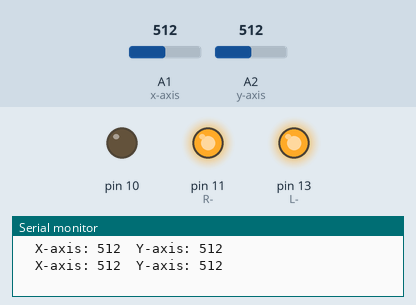
Simulated run of this sketch. Board: Arduino Uno, built with avr-gcc and run on an emulated ATmega328P. On the bench: output pins drawn as LEDs (lit = HIGH), the last lines printed to the serial monitor. The test bench sets the inputs (shaded band); at power-on: A1 (x-axis) = 512, A2 (y-axis) = 512. Pins used as bus, display or sensor lines are not drawn.

Above: at 1.8 s.
1.9 s: A1 (x-axis) set to 340
At 3.5 s:
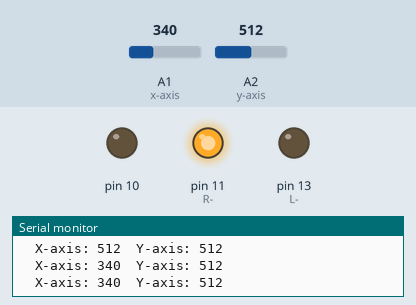
4.5 s: A2 (y-axis) set to 358
7.2 s: A2 (y-axis) set to 333
At 9.5 s:
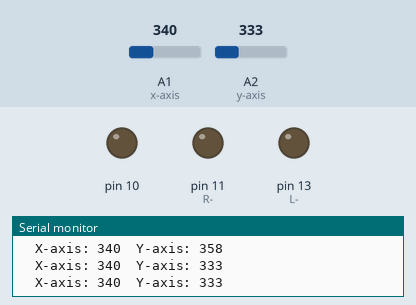
10.5 s: A1 (x-axis) set to 307
13.2 s: A1 (x-axis) set to 288
At 15.4 s:
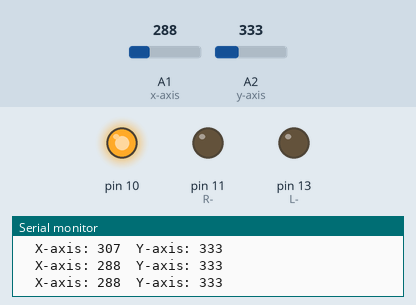
16.5 s: A2 (y-axis) set to 312
19.2 s: A2 (y-axis) set to 290
At 21.4 s:
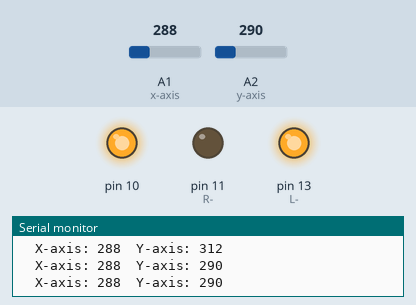
Timing chart, 0 to 22.9 s (numbered marks = the images above; inputs shaded):
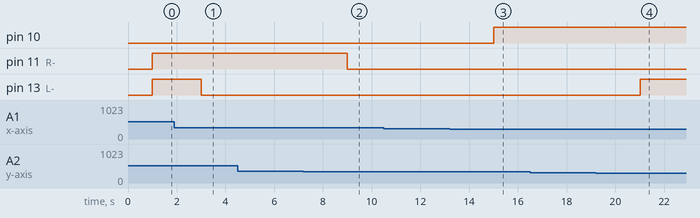

Measured:
- the behaviour switches between 350 and 349 on A2 (y-axis) (found by bisection; images 1 and 2)
- the behaviour switches between 300 and 299 on A1 (x-axis) (found by bisection; images 2 and 3)
- the behaviour switches between 300 and 299 on A2 (y-axis) (found by bisection; images 3 and 4)
- after the input at 1.9 s, pin 13 (L-): HIGH → LOW after 1.1 s
- after the input at 7.2 s, pin 11 (R-): HIGH → LOW after 1.8 s
- after the input at 13.2 s, pin 10: LOW → HIGH after 1.8 s
- after the input at 19.2 s, pin 13 (L-): LOW → HIGH after 1.8 s

The sketch:

Gesture_AccCtrl.ino
```cpp
void setup()
{
  pinMode(10, OUTPUT); //R+
  pinMode(11, OUTPUT); //R-
  pinMode(12, OUTPUT); //L+
  pinMode(13, OUTPUT); //L-
  pinMode(A1, INPUT); //x-axis
  pinMode(A2, INPUT); //y-axis
  Serial.begin(9600);
}

void moveRobot(String motion)
{
  if(motion=="Forward")
  {
    digitalWrite(10, HIGH);
    digitalWrite(11, LOW);
    digitalWrite(12, HIGH);
    digitalWrite(13, LOW);
  }
  if(motion=="Left")
  {
    digitalWrite(10, HIGH);
    digitalWrite(11, LOW);
    digitalWrite(12, LOW);
    digitalWrite(13, HIGH);
  }
  if(motion=="Right")
  {
    digitalWrite(10, LOW);
    digitalWrite(11, HIGH);
    digitalWrite(12, HIGH);
    digitalWrite(13, LOW);
  }
  if(motion=="Backward")
  {
    digitalWrite(10, LOW);
    digitalWrite(11, HIGH);
    digitalWrite(12, LOW);
    digitalWrite(13, HIGH);
  }
  if(motion=="Stop")
  {
    digitalWrite(10, LOW);
    digitalWrite(11, LOW);
    digitalWrite(12, LOW);
    digitalWrite(13, LOW);
  }
}

void loop()
{
  int x = analogRead(A1);
  int y = analogRead(A2);

  Serial.println("\tX-axis: " + String(x) + "\tY-axis: " + String(y));
  delay(1000);

  if(x < 300) //FW
  {
    moveRobot("Forward");
  }
  if(y < 300) //LT
  {
    moveRobot("Left");
  }
  if( ((x>300) && (x<350)) && ((y>300) && (y<350))) //Stop
  {
    moveRobot("Stop");
  }
  if(y > 350) //RT
  {
    moveRobot("Right");
  }
  if(x > 350) //BW
  {
    moveRobot("Backward");
  }
}
```
